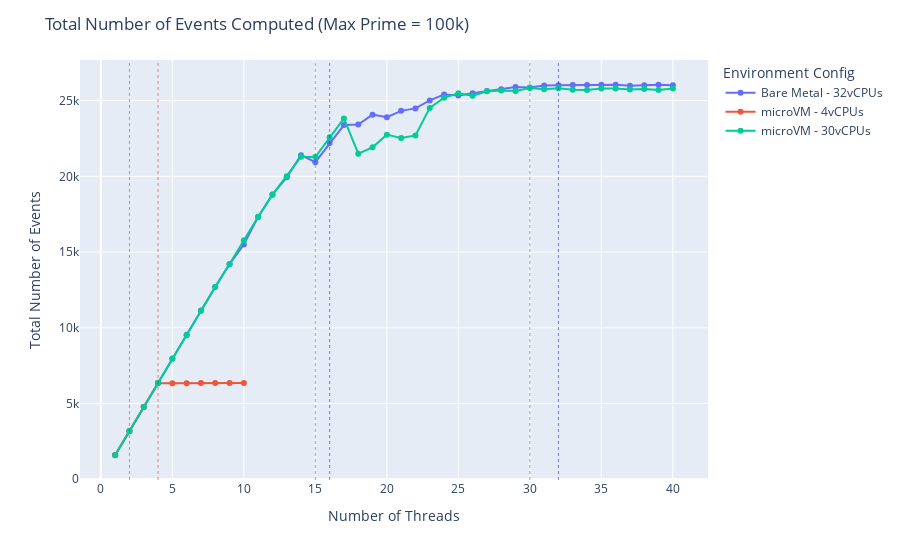

Notebook code for this chart:
### Code cell
fig = px.line(dff_100k, x='Number of Threads', y='Total Number of Events', color='Environment Config', markers=True)
fig.add_vline(x=2, line_width=0.5, line_dash="dot", line_color="red")
fig.add_vline(x=4, line_width=0.5, line_dash="dot", line_color="red")
fig.add_vline(x=15, line_width=0.5, line_dash="dot", line_color="green")
fig.add_vline(x=16, line_width=0.5, line_dash="dot", line_color="blue")
fig.add_vline(x=30, line_width=0.5, line_dash="dot", line_color="green")
fig.add_vline(x=32, line_width=0.5, line_dash="dot", line_color="blue")
fig['layout'].update(title='Total Number of Events Computed (Max Prime = 100k)')
fig.show()

### Figure 1 — Plotly figure (JSON) as saved in the notebook; plotly's stock layout.template omitted (floating-point values rounded to 4 significant figures)
{"data": [{"hovertemplate": "Environment Config=Bare Metal - 32vCPUs<br>Number of Threads=%{x}<br>Total Number of Events=%{y}<extra></extra>", "legendgroup": "Bare Metal - 32vCPUs", "line": {"color": "#636efa", "dash": "solid"}, "marker": {"symbol": "circle"}, "mode": "markers+lines", "name": "Bare Metal - 32vCPUs", "orientation": "v", "showlegend": true, "type": "scatter", "x": [1, 2, 3, 4, 5, 6, 7, 8, 9, 10, 11, 12, 13, 14, 15, 16, 17, 18, 19, 20, 21, 22, 23, 24, 25, 26, 27, 28, 29, 30, 31, 32, 33, 34, 35, 36, 37, 38, 39, 40], "xaxis": "x", "y": [1599, 3195, 4786, 6366, 7974, 9546, 11139, 12692, 14201, 15497, 17322, 18806, 19934, 21397, 20934, 22193, 23386, 23413, 24072, 23906, 24321, 24484, 25011, 25404, 25332, 25487, 25631, 25751, 25902, 25868, 25995, 26016, 26027, 26035, 26042, 26045, 25981, 26014, 26037, 26016], "yaxis": "y"}, {"hovertemplate": "Environment Config=microVM - 4vCPUs<br>Number of Threads=%{x}<br>Total Number of Events=%{y}<extra></extra>", "legendgroup": "microVM - 4vCPUs", "line": {"color": "#EF553B", "dash": "solid"}, "marker": {"symbol": "circle"}, "mode": "markers+lines", "name": "microVM - 4vCPUs", "orientation": "v", "showlegend": true, "type": "scatter", "x": [1, 2, 3, 4, 5, 6, 7, 8, 9, 10], "xaxis": "x", "y": [1591, 3178, 4765, 6348, 6348, 6346, 6359, 6351, 6359, 6349], "yaxis": "y"}, {"hovertemplate": "Environment Config=microVM - 30vCPUs<br>Number of Threads=%{x}<br>Total Number of Events=%{y}<extra></extra>", "legendgroup": "microVM - 30vCPUs", "line": {"color": "#00cc96", "dash": "solid"}, "marker": {"symbol": "circle"}, "mode": "markers+lines", "name": "microVM - 30vCPUs", "orientation": "v", "showlegend": true, "type": "scatter", "x": [1, 2, 3, 4, 5, 6, 7, 8, 9, 10, 11, 12, 13, 14, 15, 16, 17, 18, 19, 20, 21, 22, 23, 24, 25, 26, 27, 28, 29, 30, 31, 32, 33, 34, 35, 36, 37, 38, 39, 40], "xaxis": "x", "y": [1587, 3180, 4771, 6358, 7953, 9511, 11120, 12713, 14215, 15774, 17333, 18779, 20003, 21293, 21269, 22583, 23823, 21491, 21913, 22751, 22523, 22700, 24518, 25188, 25477, 25321, 25619, 25668, 25634, 25830, 25744, 25809, 25721, 25701, 25801, 25791, 25735, 25763, 25701, 25801], "yaxis": "y"}], "layout": {"legend": {"title": {"text": "Environment Config"}, "tracegroupgap": 0}, "margin": {"t": 60}, "shapes": [{"line": {"color": "red", "dash": "dot", "width": 0.5}, "type": "line", "x0": 2, "x1": 2, "xref": "x", "y0": 0, "y1": 1, "yref": "y domain"}, {"line": {"color": "red", "dash": "dot", "width": 0.5}, "type": "line", "x0": 4, "x1": 4, "xref": "x", "y0": 0, "y1": 1, "yref": "y domain"}, {"line": {"color": "green", "dash": "dot", "width": 0.5}, "type": "line", "x0": 15, "x1": 15, "xref": "x", "y0": 0, "y1": 1, "yref": "y domain"}, {"line": {"color": "blue", "dash": "dot", "width": 0.5}, "type": "line", "x0": 16, "x1": 16, "xref": "x", "y0": 0, "y1": 1, "yref": "y domain"}, {"line": {"color": "green", "dash": "dot", "width": 0.5}, "type": "line", "x0": 30, "x1": 30, "xref": "x", "y0": 0, "y1": 1, "yref": "y domain"}, {"line": {"color": "blue", "dash": "dot", "width": 0.5}, "type": "line", "x0": 32, "x1": 32, "xref": "x", "y0": 0, "y1": 1, "yref": "y domain"}], "title": {"text": "Total Number of Events Computed (Max Prime = 100k)"}, "xaxis": {"anchor": "y", "domain": [0, 1], "title": {"text": "Number of Threads"}}, "yaxis": {"anchor": "x", "domain": [0, 1], "title": {"text": "Total Number of Events"}}}}
